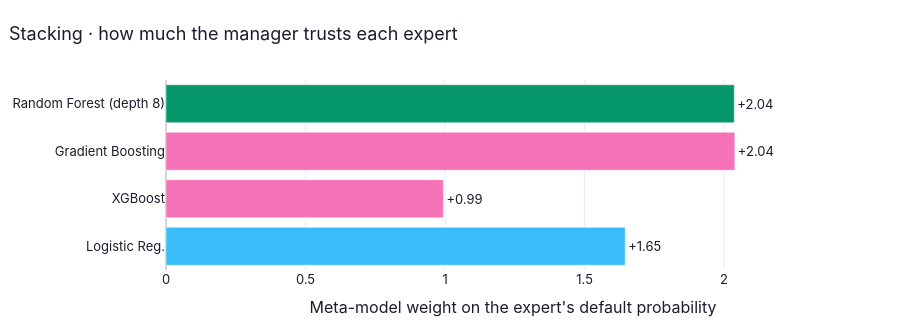

Notebook cell for this chart:
### Code cell
meta = fitted["Stacking"].final_estimator_
experts = ["Random Forest (depth 8)", "Gradient Boosting", XGB_NAME, "Logistic Reg."]
fam_col = [FAMILY_COLORS["Bagging"], FAMILY_COLORS["Boosting"], FAMILY_COLORS["Boosting"], FAMILY_COLORS["Single"]]
w = meta.coef_[0]
fig = go.Figure(go.Bar(x=w, y=experts, orientation="h", marker_color=fam_col,
                       text=[f"{v:+.2f}" for v in w], textposition="outside",
                       hovertemplate="%{y}: weight %{x:+.2f}<extra></extra>"))
fig.update_layout(height=330, title="Stacking · how much the manager trusts each expert",
                  xaxis_title="Meta-model weight on the expert's default probability",
                  xaxis_range=[min(0, w.min() * 1.3), w.max() * 1.22])
fig.update_yaxes(autorange="reversed")
fig.show()

### Figure 1 — Plotly figure (JSON) as saved in the notebook; plotly's stock layout.template omitted (floating-point values rounded to 4 significant figures)
{"data": [{"hovertemplate": "%{y}: weight %{x:+.2f}<extra></extra>", "marker": {"color": ["#059669", "#F472B6", "#F472B6", "#38BDF8"]}, "orientation": "h", "text": ["+2.04", "+2.04", "+0.99", "+1.65"], "textposition": "outside", "type": "bar", "x": [2.037, 2.039, 0.9941, 1.646], "y": ["Random Forest (depth 8)", "Gradient Boosting", "XGBoost", "Logistic Reg."]}], "layout": {"height": 330, "title": {"text": "Stacking · how much the manager trusts each expert"}, "xaxis": {"range": [0, 2.487], "title": {"text": "Meta-model weight on the expert's default probability"}}, "yaxis": {"autorange": "reversed"}}}
